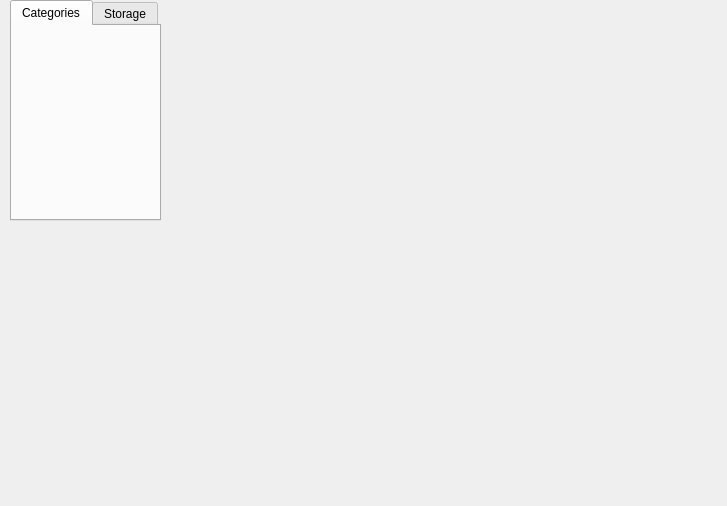
<?xml version="1.0" encoding="UTF-8"?>
<ui version="4.0">
 <class>Form</class>
 <widget class="QWidget" name="Form">
  <property name="geometry">
   <rect>
    <x>0</x>
    <y>0</y>
    <width>727</width>
    <height>506</height>
   </rect>
  </property>
  <property name="windowTitle">
   <string>Form</string>
  </property>
  <widget class="QTabWidget" name="tabWidget">
   <property name="geometry">
    <rect>
     <x>10</x>
     <y>0</y>
     <width>151</width>
     <height>221</height>
    </rect>
   </property>
   <property name="currentIndex">
    <number>0</number>
   </property>
   <widget class="QWidget" name="tab">
    <attribute name="title">
     <string>Categories</string>
    </attribute>
   </widget>
   <widget class="QWidget" name="tab_2">
    <attribute name="title">
     <string>Storage</string>
    </attribute>
   </widget>
  </widget>
 </widget>
 <resources/>
 <connections/>
</ui>
